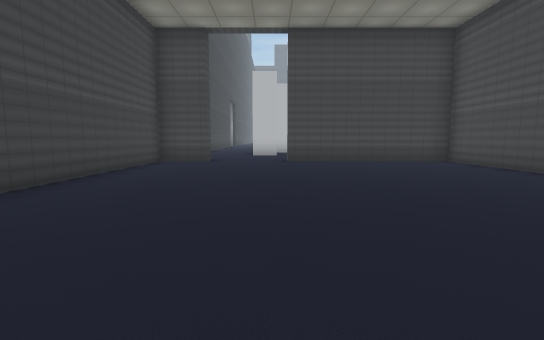
View 1 (above)

24 first-person views from a walk through a scene from a Unity 3-D project. The camera is 1.4 m above the floor, tilts 6° down and sees 85° across. The floor is counted in squares, 2 m on a side. Each view is taken from the middle of a square. On the plan, view 1 faces up. The plan holds only what a view shows up to about 10 squares ahead; the rest is blank. The place goes on beyond the plan. The player is left out. Door leaves are left out, so doorways stand open.

View 2
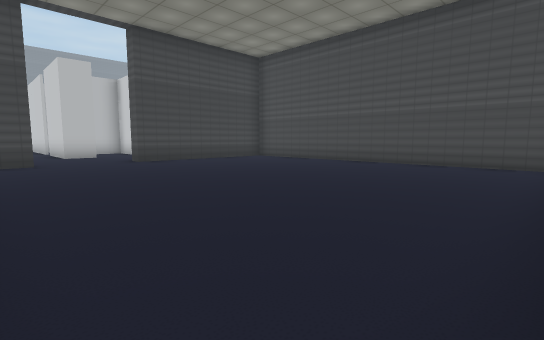

View 3
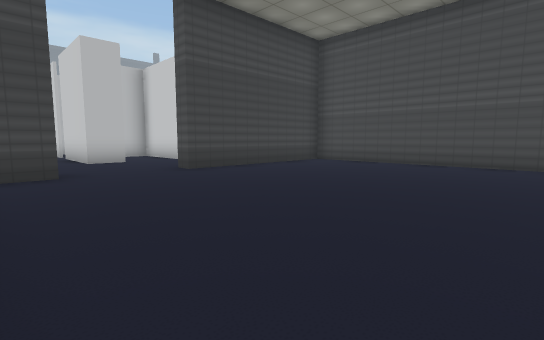

View 4
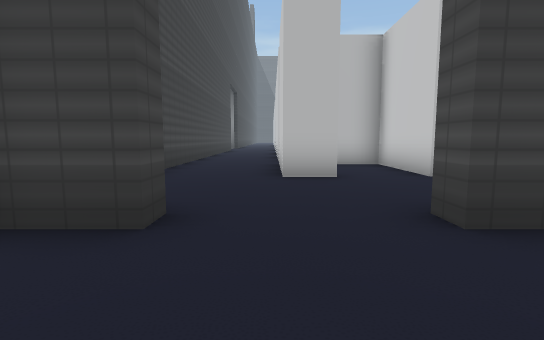

View 5
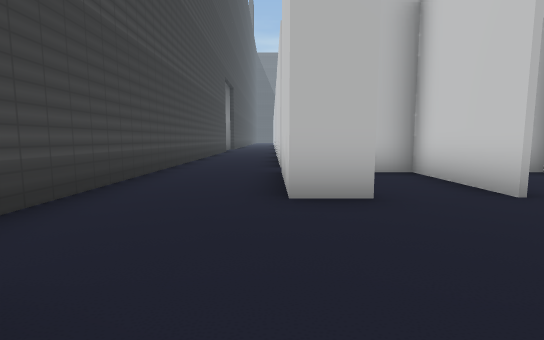

View 6
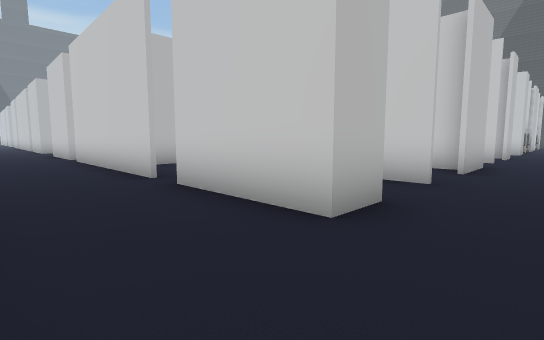

View 7
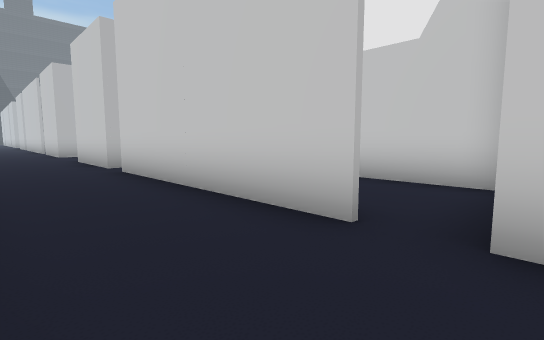

View 8
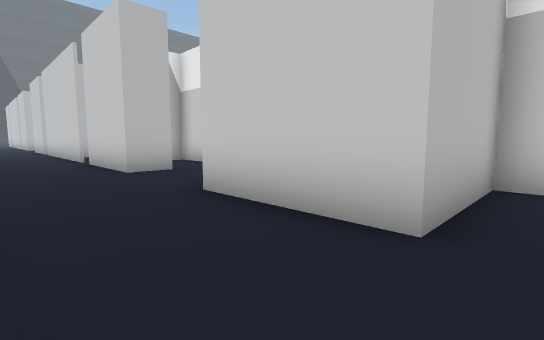

View 9
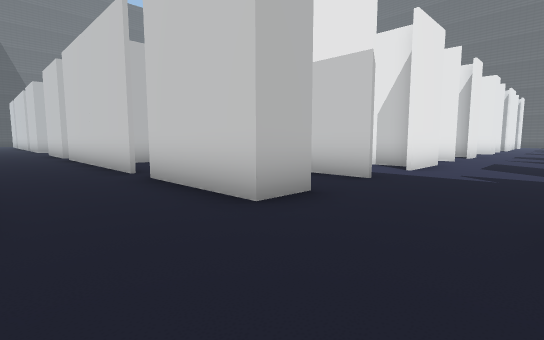

View 10
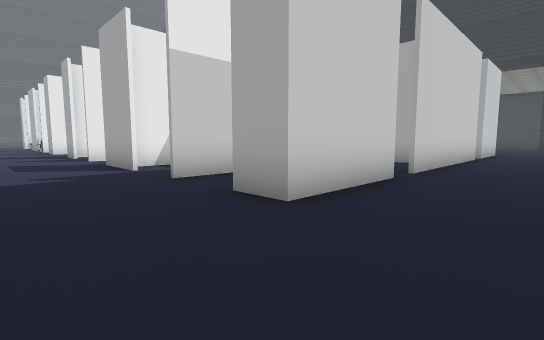

View 11
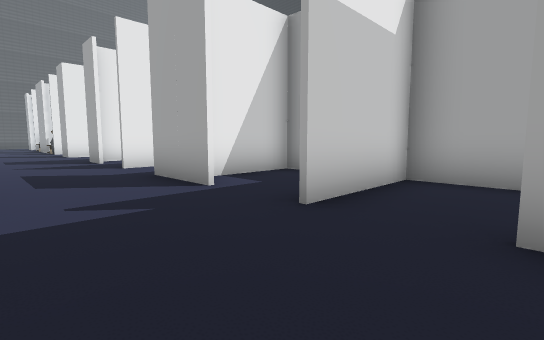

View 12
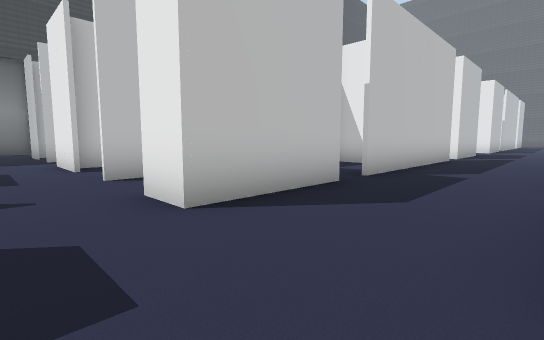

View 13
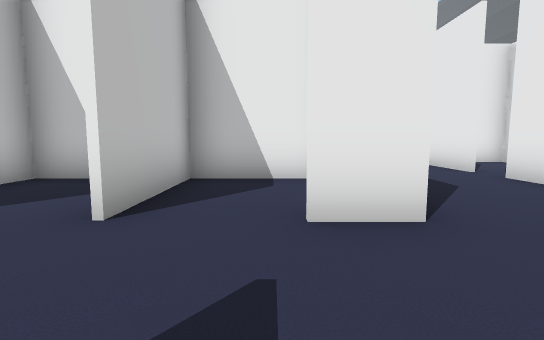

View 14
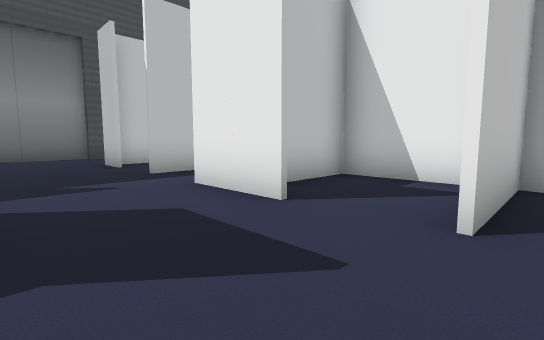

View 15
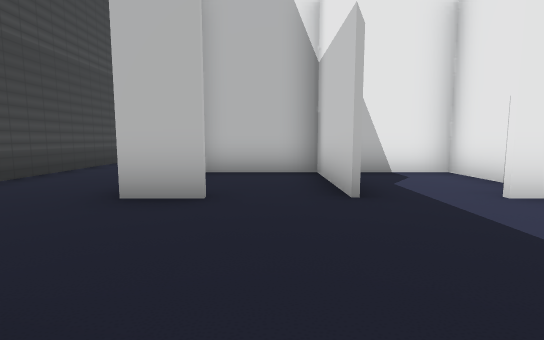

View 16
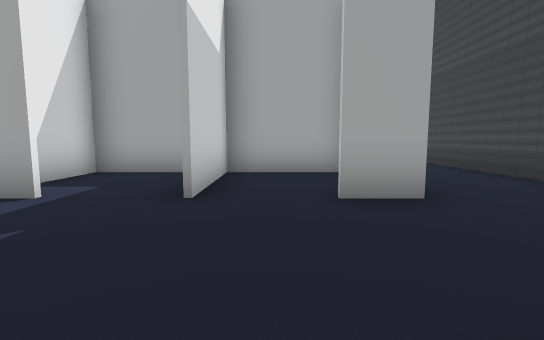

View 17
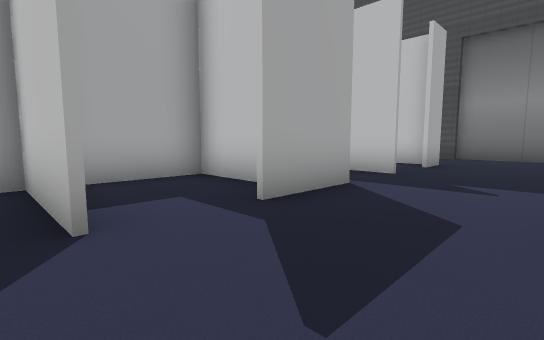

View 18
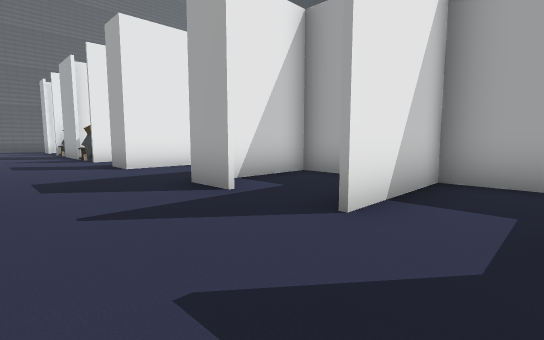

View 19
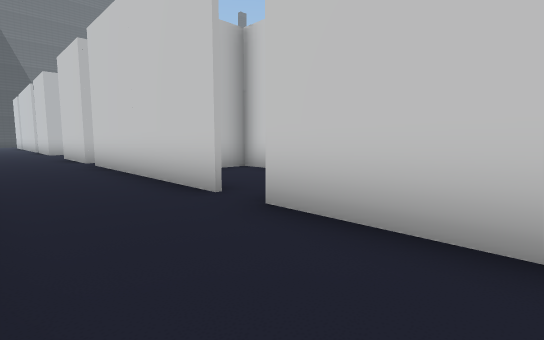

View 20
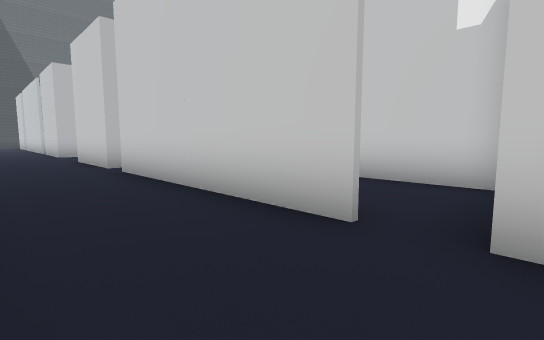

View 21
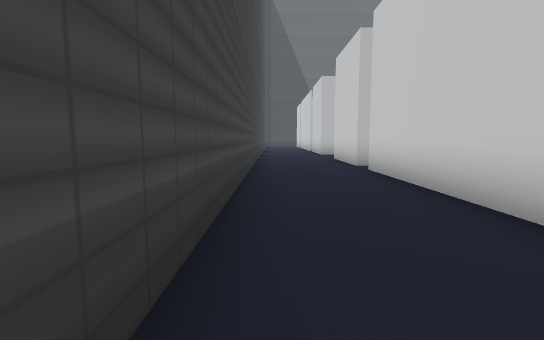

View 22
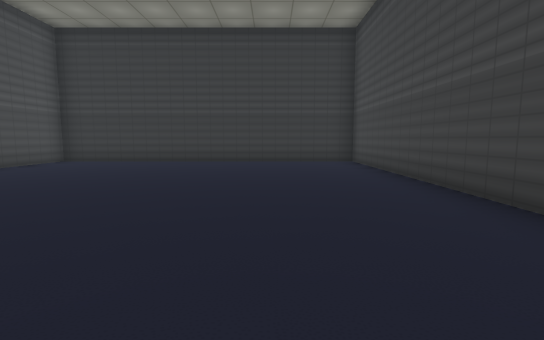

View 23
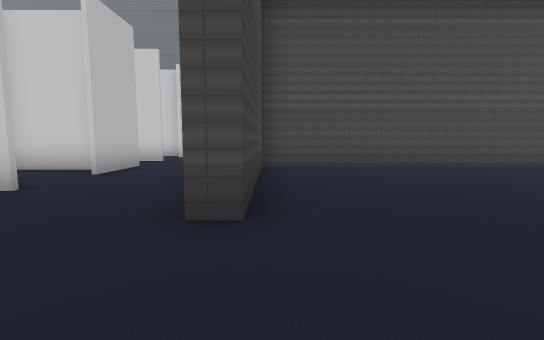

View 24
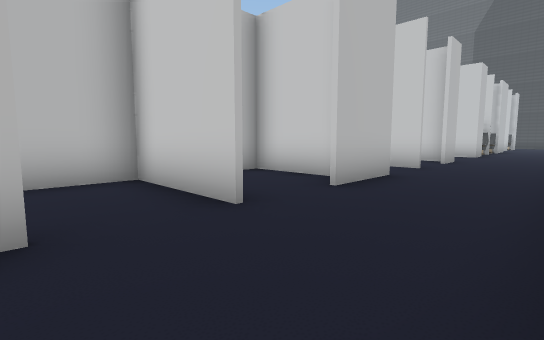

### Floor plan
Ten units are one square. View 1 is at (0, 0); x grows to the right and y downward. Boxes are objects, and circles mark ways between rooms. Rooms are numbered by the first view taken in them; rooms with no view inside come last. Other rooms are left out.
<svg viewBox="-42 -421 232 428">
<path fill="none" stroke="#000" d="M-8 -161 -8 -218M-8 -227 -8 -255 2 -255M-5 -228 20 -228M20 -221 20 -256M-35 -241 -35 -116M-7 -252 -7 -244M2 -124 -8 -124 -8 -154M20 -124 20 -152 4 -152M-20 -98 -20 -92 -35 -92 -35 2 55 2 55 -92 5 -92 5 -98M-37 -285 -37 -255M2 -284 -8 -284 -8 -314M20 -284 20 -312 -5 -312M-7 -296 -7 -288M-8 -321 -8 -378M-4 -387 -8 -387 -8 -416M-35 -405 -35 -299M92 -255 104 -255M103 -284 92 -284M132 -239 132 -255 142 -255M102 -228 102 -252M76 -256 76 -228M74 -284 74 -290M74 -228 74 -256M159 -250 159 -256M96 -312 50 -312M58 -284 38 -284M76 -312 76 -285M48 -245 48 -228M50 -228 79 -228M38 -255 58 -255M48 -312 48 -286M47 -128 47 -152 42 -152M28 -228 50 -228M21 -256 21 -245M47 -228 47 -251M20 -316 20 -349 2 -349M11 -189 4 -189M20 -156 20 -178M21 -295 21 -285M47 -289 47 -312M50 -312 28 -312"/>
<rect x="165" y="-255" width="20" height="20" fill="#bbb"><title>other object</title></rect>
<circle cx="45" cy="-275" r="3" fill="#2a7"/>
<circle cx="20" cy="-115" r="3" fill="#2a7"/>
<circle cx="30" cy="-250" r="3" fill="#2a7"/>
<circle cx="-10" cy="-320" r="3" fill="#2a7"/>
<circle cx="-10" cy="-160" r="3" fill="#2a7"/>
<circle cx="30" cy="-290" r="3" fill="#2a7"/>
<text x="-20" y="-190">1</text>
<text x="110" y="-260">2</text>
<text x="30" y="-130">3</text>
<text x="30" y="-240">4</text>
<text x="0" y="-330">5</text>
<text x="0" y="-170">6</text>
<text x="30" y="-300">7</text>
</svg>
Room 1 opens to room 2. Room 1 opens to room 3. Room 1 opens to room 4. Room 1 opens to room 5. Room 1 opens to room 6. Room 1 opens to room 7.

Where each view was taken, in squares from view 1:
view 1: 0 up, 0 right, facing up
view 2: 0 up, 3 left, facing up-right
view 3: 3 up, 3 left, facing up-right
view 4: 7 up, 1 left, facing up
view 5: 9 up, 1 left, facing up
view 6: 11 up, 3 left, facing up-right
view 7: 15 up, 3 left, facing up-right
view 8: 22 up, 3 left, facing up-right
view 9: 26 up, 3 left, facing up-right
view 10: 28 up, 3 left, facing down-right
view 11: 28 up, 0 right, facing down-right
view 12: 27 up, 13 right, facing up-left
view 13: 26 up, 9 right, facing up
view 14: 26 up, 8 right, facing up-left
view 15: 25 up, 1 right, facing up
view 16: 29 up, 1 right, facing down
view 17: 28 up, 8 right, facing down-left
view 18: 28 up, 6 right, facing down-right
view 19: 29 up, 3 left, facing up-right
view 20: 31 up, 3 left, facing up-right
view 21: 31 up, 3 left, facing up
view 22: 9 up, 1 left, facing down
view 23: 9 up, 2 left, facing right
view 24: 10 up, 0 right, facing up-right
